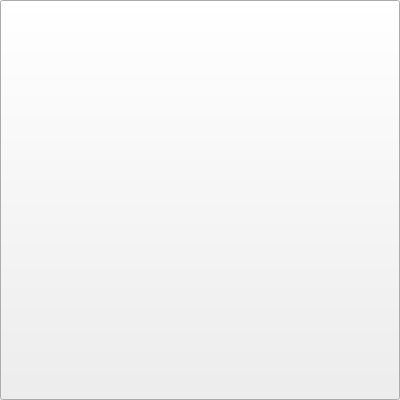
<?xml version="1.0" encoding="UTF-8"?>
<ui version="4.0">
 <class>KanaEditEntryWidget</class>
 <widget class="QWidget" name="KanaEditEntryWidget">
  <property name="geometry">
   <rect>
    <x>0</x>
    <y>0</y>
    <width>400</width>
    <height>400</height>
   </rect>
  </property>
  <property name="minimumSize">
   <size>
    <width>1</width>
    <height>140</height>
   </size>
  </property>
  <property name="windowTitle">
   <string>Form</string>
  </property>
  <layout class="QHBoxLayout" name="horizontalLayout">
   <property name="spacing">
    <number>0</number>
   </property>
   <property name="leftMargin">
    <number>0</number>
   </property>
   <property name="topMargin">
    <number>0</number>
   </property>
   <property name="rightMargin">
    <number>0</number>
   </property>
   <property name="bottomMargin">
    <number>0</number>
   </property>
   <item>
    <layout class="QVBoxLayout" name="verticalLayout">
     <item>
      <widget class="KanaEditButtonWidget" name="KanaEntryButton">
       <property name="sizePolicy">
        <sizepolicy hsizetype="Preferred" vsizetype="Preferred">
         <horstretch>0</horstretch>
         <verstretch>0</verstretch>
        </sizepolicy>
       </property>
       <property name="font">
        <font>
         <pointsize>9</pointsize>
        </font>
       </property>
       <property name="text">
        <string/>
       </property>
       <property name="checkable">
        <bool>true</bool>
       </property>
      </widget>
     </item>
    </layout>
   </item>
  </layout>
 </widget>
 <customwidgets>
  <customwidget>
   <class>KanaEditButtonWidget</class>
   <extends>QPushButton</extends>
   <header>Src/Widgets/KanaEditButtonWidget.h</header>
  </customwidget>
 </customwidgets>
 <resources/>
 <connections/>
</ui>
